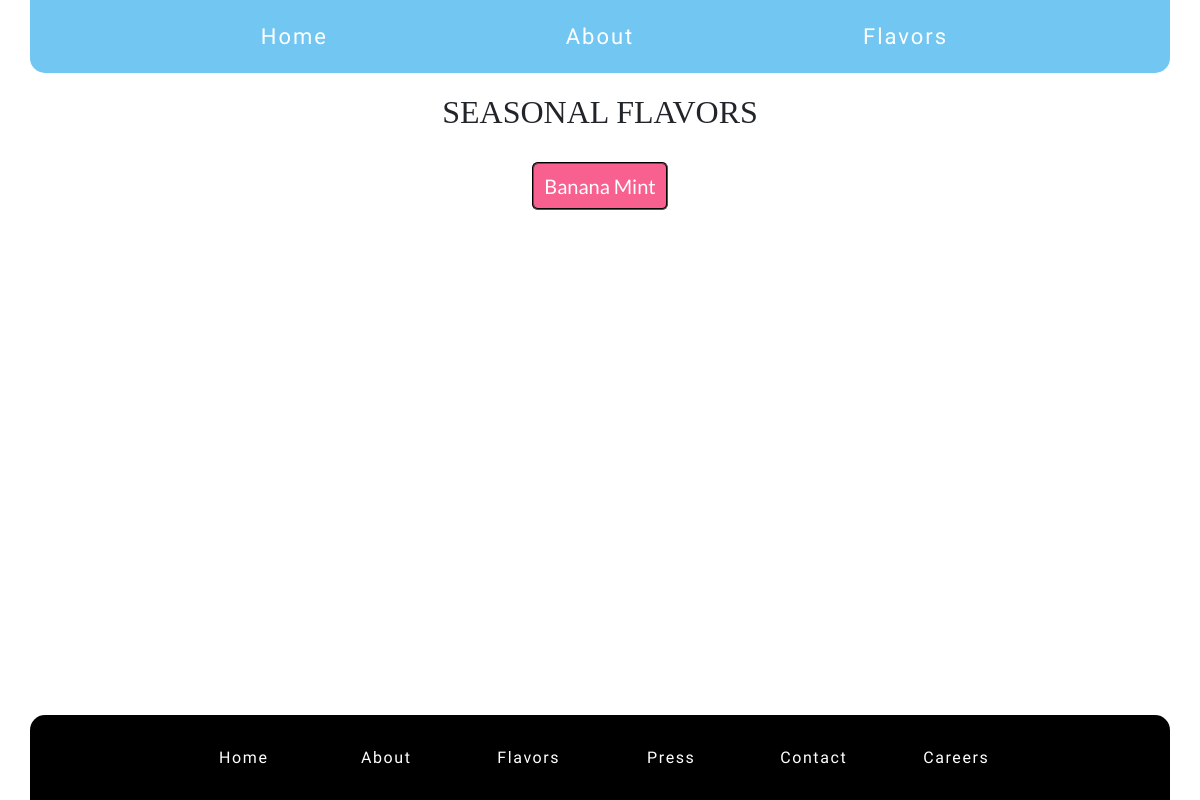
/icecream/seasonal_flavors/, run on an earlier commit of the app's database.
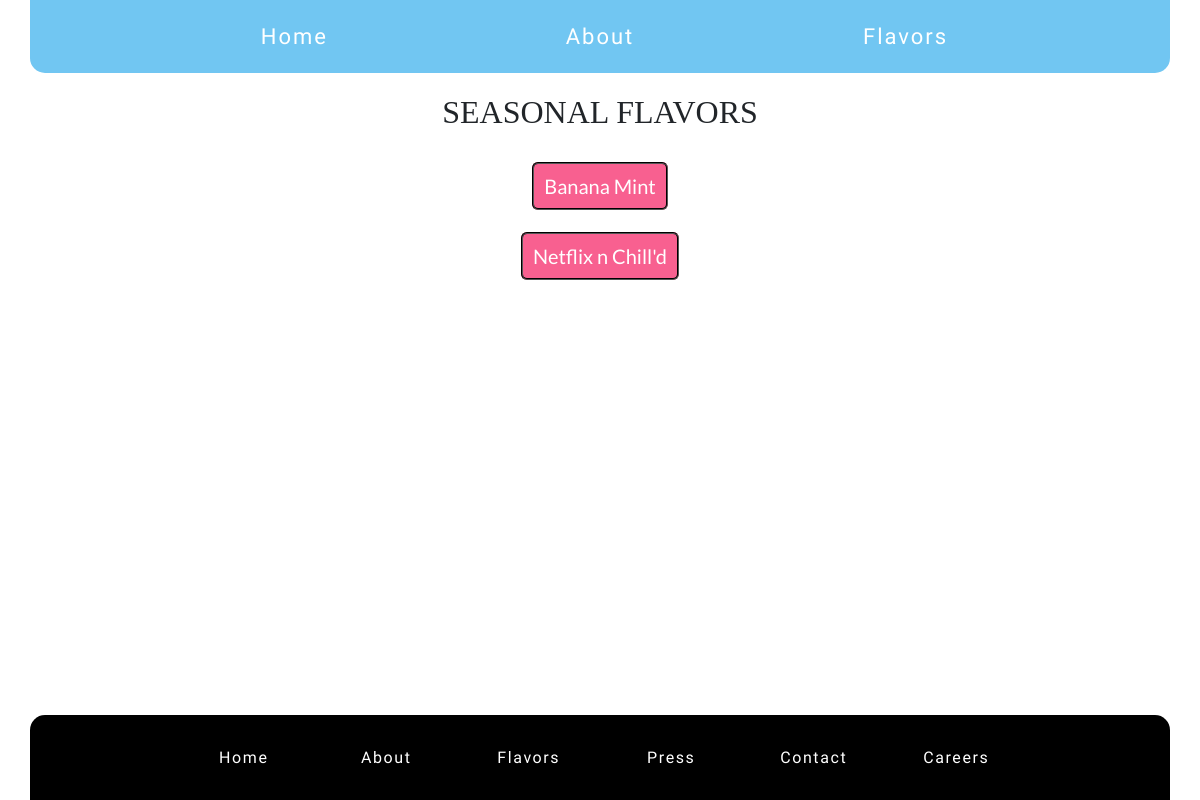
And on a later commit of the database.
### icecream/models.py (models this page shows, shortened)
class Icecream(models.Model):
    flavor = models.CharField(max_length = 50)
    base = models.CharField(max_length = 11, choices=BASE)
    available = models.CharField(max_length=9, choices=AVAILABLE)
    Featured = models.BooleanField(choices=BOOL)
    date_churned = models.DateField(default=datetime.date.today)
    class Meta:
        ordering = ['flavor']

### icecream/views.py (the view)
# urls.py: path('seasonal_flavors/', views.SeasonalFlavorView.as_view(), name = 'seasonal_flavors'),
class SeasonalFlavorView(generic.ListView):
    template_name = 'icecream/seasonal_flavors.html'
    model = Icecream
    queryset = Icecream.objects.filter(available='Seasonal')

### icecream/templates/icecream/seasonal_flavors.html
{% extends 'icecream/index.html' %}
{% block content %}
<h2>SEASONAL FLAVORS</h2>
{% for icecream in object_list %}
<p class="flavor-list">
<a id='flavors' href="{% url 'icecream:detail' icecream.id %}" >{{icecream.flavor}}</a>
</p>
{% endfor %}
{% endblock content %}

What changed in the data, as far as the page shows it:
added Icecream: flavor "Netflix n Chill'd"
